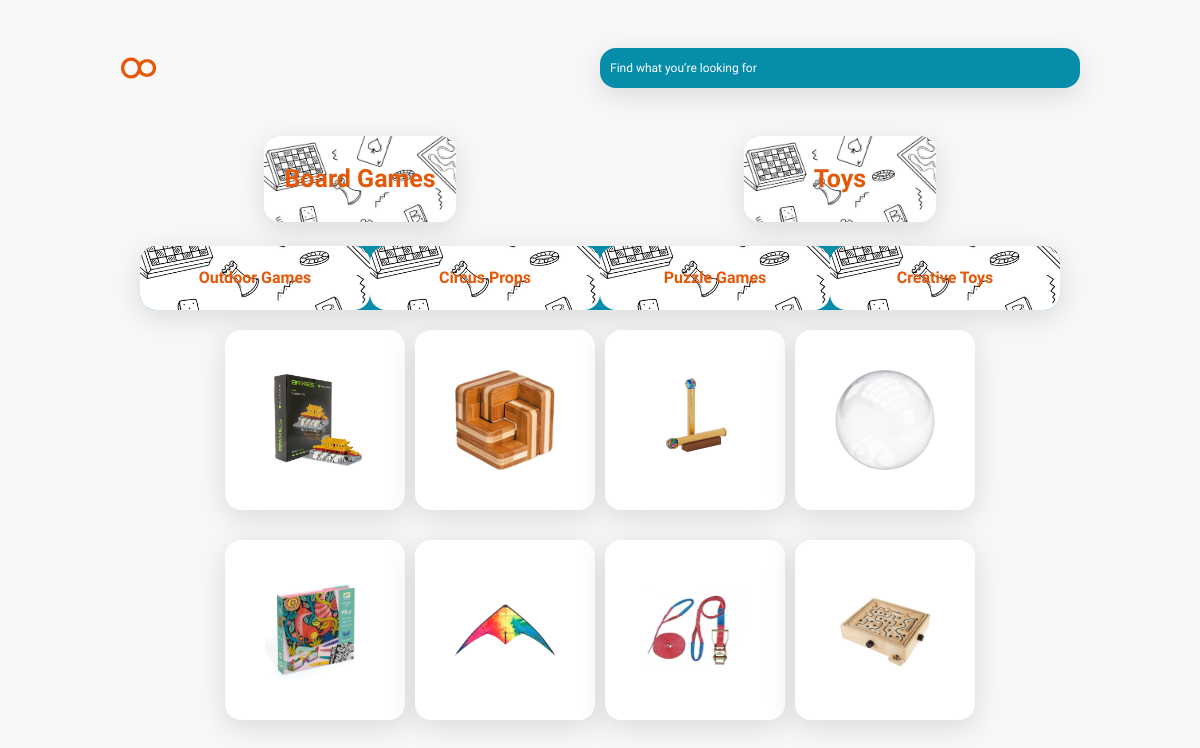
The page /toys on the database its author committed.
### eightStore/models.py (models this page shows, shortened)
class ToyCategory(models.Model):
    name=models.CharField(max_length=200, null=True)

class Toy(models.Model):
    title=models.CharField(max_length=200, null=True)
    short_description=models.TextField(max_length=300, null=True)
    age=models.IntegerField()
    price=models.DecimalField(max_digits=10, decimal_places=2)
    long_description=models.TextField(max_length=1000, null=True)
    image = models.ImageField(upload_to='static/toys', null=True)
    category=models.ForeignKey(ToyCategory, on_delete=models.SET_NULL, null=True, default='boardgame.jpg')
    type=models.CharField(max_length=10, null=True)

### eightStore/views.py (the view)
# urls.py: path('toys', views.toys, name='toys'),
def toys(request):
    toys = Toy.objects.all
    all_categories = ToyCategory.objects.all
    return render(request, "toys.html", {'allgames': toys, 'all_categories': all_categories})

### eightStore/templates/toys.html (shortened to what this page needs)
<!DOCTYPE html>
<html lang="en">
  <head>
    {% load bootstrap5 %} {% bootstrap_css %} {% bootstrap_javascript %}
  </head>
  <body>
    <div class="wrapper">
      <header class="d-flex justify-content-between mt-5">
        {% load static %}
        <a href="/">
          <img
            class="logo"
            id="logoicon"
            src="{% static 'logo.svg' %}"
            alt="logo"
          />
        </a>
        <input
          class="search-bar border-0"
          placeholder="Find what you’re looking for"
        />
      </header>
      <main class="d-flex flex-column">
        <div class="main-options d-flex justify-content-between mt-5">
          <a class="main-btn-a" href="/categories">
            <button class="main-btn border-0" id="board-game-btn">
              Board Games
            </button>
          </a>
          <a class="main-btn-a" href="/toys">
            <button class="main-btn border-0" id="toy-btn">Toys</button>
          </a>
        </div>
        <div class="menu d-flex mt-4 justify-content-center">
          <form method="GET" class="category-form">
            <ul class="menu-options d-flex justify-content-around mb-0">
              {%for category in all_categories %}
              <a href="/toyCategoryFilter/{{category.id}}">
                <li value="{{category.name}}">{{category.name}}</li>
              </a>
              {% endfor %}
            </ul>
          </form>
        </div>
        <div class="board-games-ls">
          {% for toy in allgames %}
          <div class="bg d-flex justify-content-flex-start" id="bgDiv">
            <a href="/detailstoys/{{toy.id}}">
              <img src="/{{toy.image}}" id="bgame" />
            </a>
              {% if user.is_superuser %} {% load static %}
              {% endif %}
          </div>
          {% endfor %}
        </div>
      </main>
    </div>
  </body>
</html>

### eightStore/templates/toys.html (style rules this page uses)
html, body { width: 100%; height: 100%; margin: 0; padding: 0; box-sizing: border-box; background-color: #f8f8f8; font-family: "Saira", sans-serif; }
.wrapper { width: 80%; height: 100%; margin: auto; }
.logo { width: 40px; height: 40px; cursor: pointer; }
.search-bar { display: flex; align-items: center; background-color: #068da9; color: #ecf8f9; width: 50%; padding: 10px; border-radius: 16px; border-color: #068da9; font-size: 12px; box-shadow: rgba(100, 100, 111, 0.2) 0px 7px 29px 0px; }
input::placeholder { color: white; }
.main-btn { width: 40%; height: 86px; border-radius: 16px; color: #e55807; font-weight: bolder; font-size: 25px; box-shadow: rgba(100, 100, 111, 0.2) 0px 7px 29px 0px; background-image: url("static/bgbg.jpg"); background-repeat: no-repeat; background-position-x: 40%; background-position-y: 80%; background-size: 200%; }
.menu { width: 80%; margin: auto; }
.category-form { display: flex; }
ul { padding: 0 !important; }
.menu-options { width: 100%; list-style: none; border-radius: 16px; background-color: #068da9; box-shadow: rgba(100, 100, 111, 0.2) 0px 7px 29px 0px; }
.menu-options li { cursor: pointer; display: flex; width: 230px; padding: 20px 50px; align-items: center; justify-content: center; border-radius: 16px; background-color: #ecf8f9; color: #e55807; font-weight: bolder; background-image: url("static/bgbg.jpg"); background-repeat: no-repeat; background-position-x: 40%; background-position-y: 80%; background-size: 220%; }
.menu-options li:first-child { margin-left: 0 !important; margin-right: 0 !important; }
.menu-options li:last-child { margin-left: 0 !important; margin-right: 0 !important; }
.board-games-ls { display: grid; grid-template-rows: auto auto; grid-template-columns: repeat(4, 1fr); gap: 10px; margin: auto; }
.bg { background-color: white; border-radius: 16px; margin-top: 20px; width: 100%; box-shadow: rgba(100, 100, 111, 0.2) 0px 7px 29px 0px; }
#bgame { width: 100px; height: 100px; margin: 40px; }
a { text-decoration: none; margin: 0; padding: 0; }
.main-btn-a, .login { width: 100% !important; display: flex; justify-content: center; }
.main-options { width: 100%; }

### rows shown on the page
ToyCategory: name "Outdoor Games"
ToyCategory: name "Circus Props"
ToyCategory: name "Puzzle Games"
ToyCategory: name "Creative Toys"
Toy: image (picture)
Toy: image (picture)
Toy: image (picture)
Toy: image (picture)
Toy: image (picture)
Toy: image (picture)
Toy: image (picture)
Toy: image (picture)
